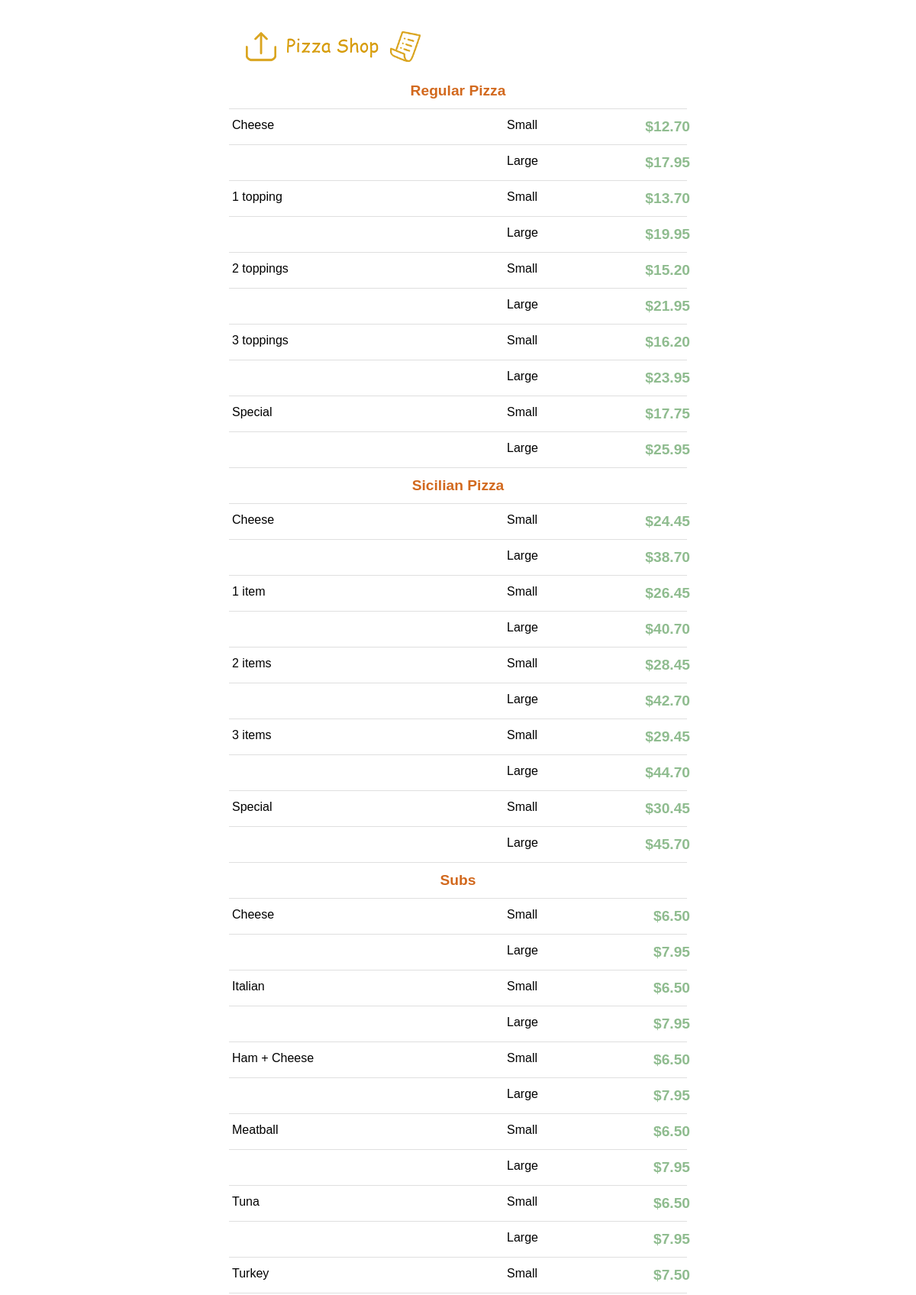
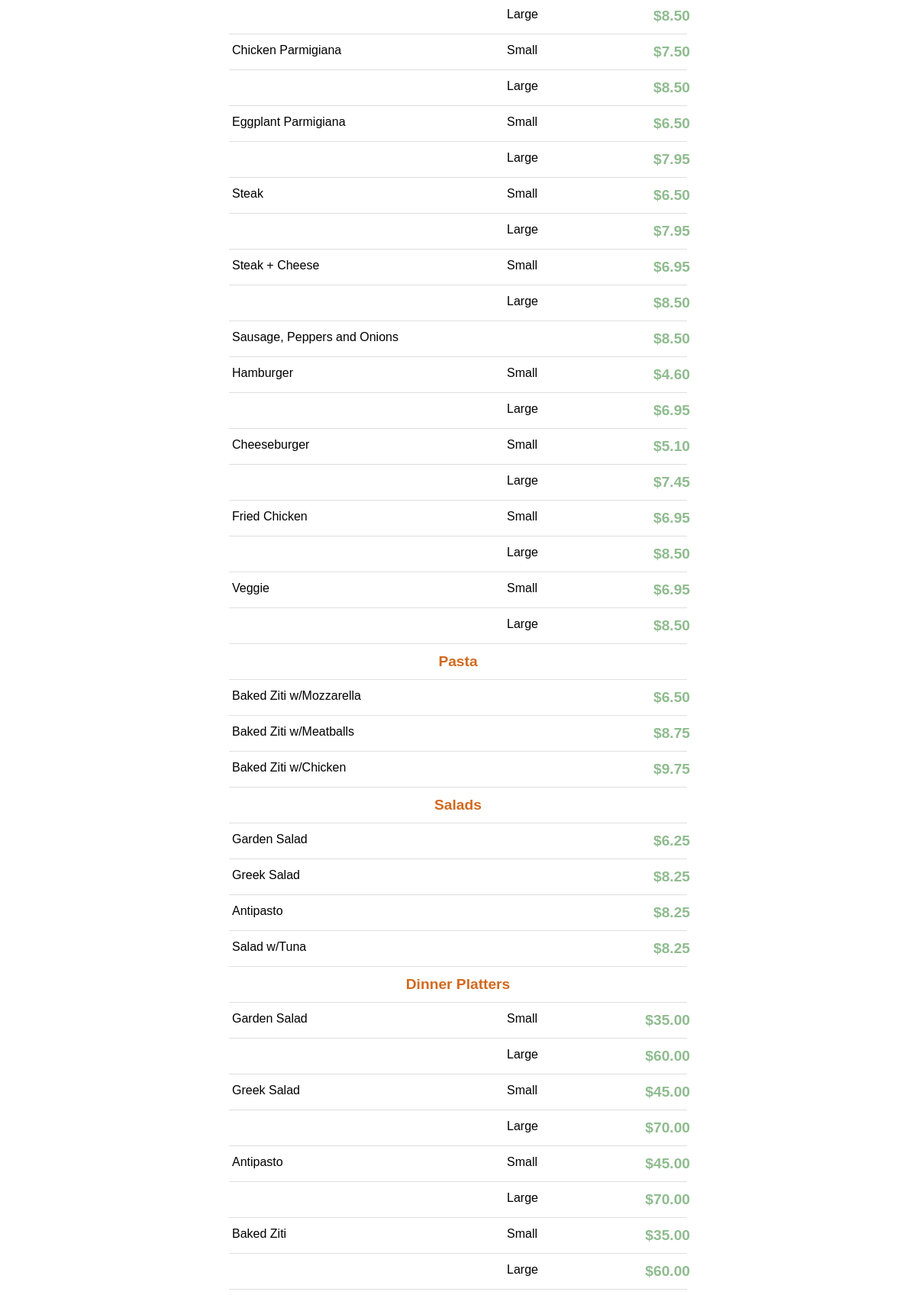
Page /staffboard (upper part) on the committed database (2 pictures, top to bottom).
### orders/models.py (models this page shows, shortened)
class Group(models.Model):
    name = models.CharField(max_length=50, default="new")
    def __str__(self):
        return (f"{self.name}")

class Product(models.Model):
    class ExtraList(models.IntegerChoices):
        NO_EXTRAS = 0
        WITH_EXTRAS = 999
    class PartList(models.IntegerChoices):
        NO_TOPPING = 0
        ONE_TOPPING = 1
        TWO_TOPPINGS = 2
        THREE_TOPPINGS = 3
    name = models.CharField(max_length=50, default="new")
    category = models.ForeignKey(Group, on_delete=models.PROTECT, related_name="items")
    extras = models.IntegerField(choices=ExtraList.choices, default=0)
    parts = models.IntegerField(choices=PartList.choices, default=0)

class Offer(models.Model):
    name = models.CharField(max_length=30, default="", blank=True)
    price = models.DecimalField(max_digits=8, decimal_places=2, default=0.0)
    owner = models.ForeignKey(Product, on_delete=models.CASCADE, related_name="types")

### orders/views.py (the view)
# urls.py: path("staffboard", views.staffboard, name="staffboard"),
def staffboard(request):
    dlist = list()
    for pr in Product.objects.all():
        for elem in pr.types.all():
            dlist.append({"category":pr.category, "name":pr.name, "type":elem.name, "price":elem.price})
    return render(request, "orders/staffboard.html", {"dlist":dlist})

### orders/templates/orders/staffboard.html (shortened to what this page needs)
{% extends "orders/layout.html" %}
{% load static %}
{% block body_block %}
<form id="eis_menu">
    <div class="eis-menuband">
        <button class="eis-imgbutton" formaction="{% url 'mylogout' %}"><img class="eis-pic" alt="out" src="{% static 'orders/logout.png' %}" /></button>
        <img class="eis-logo" src="{% static 'orders/logo.png' %}">
        <button class="eis-imgbutton" id="orders_menu"><img class="eis-pic" alt="info" src="{% static 'orders/order.png' %}" /></button>
    </div>
</form>
{% for pr in dlist %}
{% ifchanged %}<div class="eis-group">{{ pr.category }}</div>{% endifchanged %}
<div class="eis-prod">
    {% ifchanged %}<div class="eis-prod-name">{{ pr.name }}</div>{% else %}<div></div>{% endifchanged %}
    <div class="eis-prod-type"> {{ pr.type }}</div>
    <div class="eis-prod-price">${{ pr.price }}</div>
</div>
{% endfor %}
<br />
{% endblock %}

### orders/templates/orders/layout.html (shortened to what this page needs)
{% load static %}
<!DOCTYPE html>
<html>
    <head>
		<link rel="stylesheet" href="{% static 'orders/pizza.css' %}">
    </head>
    <body>
        <div class="eis-root">
            {% block body_block %}
            {% endblock %}
        </div>
	</body>
</html>

### orders/static/orders/pizza.css (style rules this page uses)
@media (min-width: 761px) { .eis-root { width: 600px; padding: 16px; margin: 0 auto; } }
@media (min-width: 761px) { #eis_menu { width:600px; margin: 0 auto; } }
@media (min-width: 761px) { .eis-menuband { padding: 16px; width: 100%; height: 40px; } }
@media (min-width: 761px) { .eis-group { margin: 0 auto; width: 600px; } }
@media (min-width: 761px) { .eis-prod { margin: 0 auto; width: 600px; } }
.eis-root { max-width: 960px; width:100%; margin: 0 auto; font-family: Verdana, Georgia, sans-serif; font-size: medium; }
.eis-imgbutton { background: none; border: none; cursor: pointer; }
.eis-logo { width: 128px; height: 40px; margin: 0 auto; }
.eis-pic { width: 40px; height: 40px; margin: auto; }
.eis-group { font-size: larger; font-weight: bolder; color: chocolate; padding: 12px 0; text-align: center; border-bottom-style: solid; border-bottom-width: 1px; border-bottom-color: #dfdfdf; }
.eis-prod { display: grid; column-gap: 0px; grid-template-columns: 60% 20% 20%; border-bottom-style: solid; border-bottom-width: 1px; border-bottom-color: #dfdfdf; }
.eis-prod-name { padding: 12px 4px; }
.eis-prod-type { padding: 12px 4px; }
.eis-prod-price { width: 100%; text-align: right; padding: 12px 4px; color: darkseagreen; font-size: larger; font-weight: bold; }

### rows in the picture
Group: category "Regular Pizza", name "Cheese", type "Small", price "12.70", type "Large", price "17.95", name "1 topping", price "13.70", price "19.95", name "2 toppings", price "15.20", price "21.95", name "3 toppings", price "16.20", price "23.95", name "Special", price "17.75", price "25.95"
Group: category "Sicilian Pizza", name "Cheese", type "Small", price "24.45", type "Large", price "38.70", name "1 item", price "26.45", price "40.70", name "2 items", price "28.45", price "42.70", name "3 items", price "29.45", price "44.70", name "Special", price "30.45", price "45.70"
Group: category "Subs", name "Cheese", type "Small", price "6.50", type "Large", price "7.95", name "Italian", name "Ham + Cheese", name "Meatball", name "Tuna", name "Turkey", price "7.50", price "8.50", name "Chicken Parmigiana", name "Eggplant Parmigiana", name "Steak", name "Steak + Cheese", price "6.95", name "Sausage, Peppers and Onions", name "Hamburger", price "4.60", name "Cheeseburger", price "5.10", price "7.45", name "Fried Chicken", name "Veggie"
Group: category "Pasta", name "Baked Ziti w/Mozzarella", price "6.50", name "Baked Ziti w/Meatballs", price "8.75", name "Baked Ziti w/Chicken", price "9.75"
Group: category "Salads", name "Garden Salad", price "6.25", name "Greek Salad", price "8.25", name "Antipasto", name "Salad w/Tuna"
Group: category "Dinner Platters", name "Garden Salad", type "Small", price "35.00", type "Large", price "60.00", name "Greek Salad", price "45.00", price "70.00", name "Antipasto", name "Baked Ziti"
